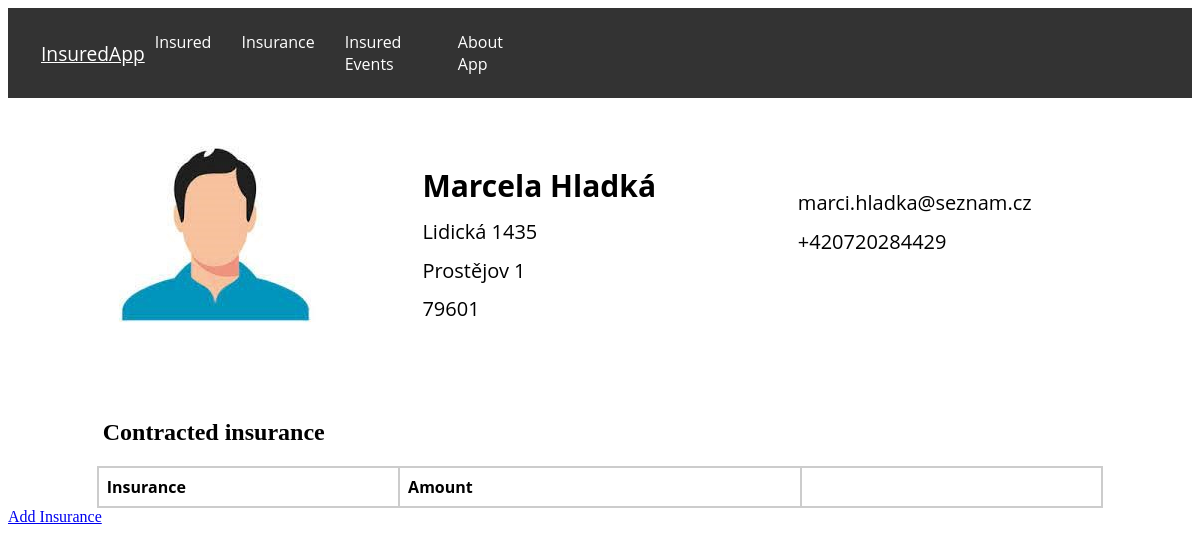
The app's page /insured/2/, older data.
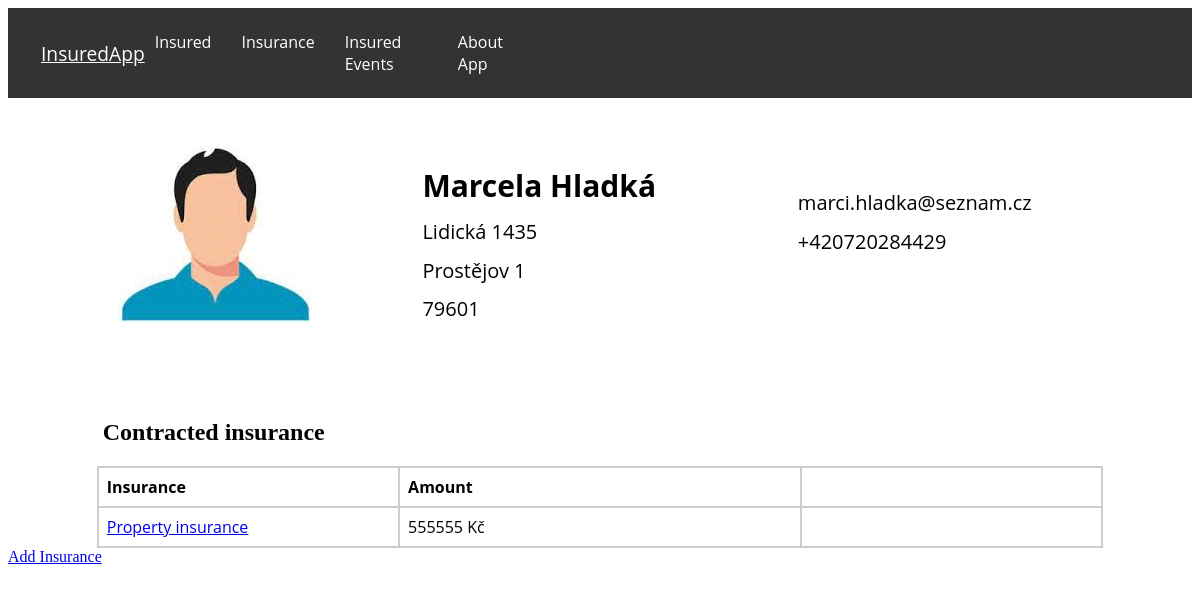
The same page, newer data.
### evidence/models.py (models this page shows, shortened)
class Insured(models.Model):
    user = models.ForeignKey(User, on_delete=models.CASCADE, related_name='insured', null=True)
    ROLE_CHOICES = (
        ('insurer', 'Insurer'),
        ('insured', 'Insured'),
    )
    first_name = models.CharField(max_length=100)
    profile_photo = models.ImageField(upload_to='profile_photos', blank=True, null=True)
    last_name = models.CharField(max_length=100)
    email = models.EmailField()
    role = models.CharField(max_length=10, choices=ROLE_CHOICES, null=True)
    street = models.CharField(max_length=100)
    city = models.CharField(max_length=64)
    zipcode = models.IntegerField()
    phone = models.CharField(max_length=16)

class Insurance(models.Model):
    INSURANCE_TYPE = (
        ('home', 'Home insurance'),
        ('car', 'Car insurance'),
        ('property', 'Property insurance'),
    )
    insurance = models.ManyToManyField(Insured, related_name='insurance')
    type = models.CharField(max_length=32, choices=INSURANCE_TYPE)
    subject = models.CharField(max_length=32)
    amount = models.IntegerField()
    valid_from = models.DateField()
    valid_until = models.DateField()

### evidence/views.py (the view)
# urls.py: path('insured/<int:insured_id>/', views.insured_detail, name='insured_detail'),
def insured_detail(request, insured_id):
    insured = get_object_or_404(Insured, pk=insured_id)
    return render(request, 'insured_detail.html', {'insured': insured, 'insured_id': insured_id})

### evidence/templates/insured_detail.html (shortened to what this page needs)
{% extends 'base.html' %}
{% load static %}
{% block content %}
    <div class="insured-info">
        <div class="thumbnail">
            {% if insured.profile_photo %}
                <img src="{{ insured.profile_photo.url }}" alt="Thumbnail">
            {% else %}
                <img src="{% static 'evidence/default_thumbnail.jpg' %}" alt="Default Thumbnail">
            {% endif %}
        </div>
        <div class="personal-info">
            <p class="name">{{ insured.first_name }} {{ insured.last_name }}</p>
            <p>{{ insured.street }}</p>
            <p>{{ insured.city }}</p>
            <p>{{ insured.zipcode }}</p>
        </div>
        <div class="contact-info">
            <p>{{ insured.email }}</p>
            <p>{{ insured.phone }}</p>
        </div>
    </div>
    <div class="insured-policies">
        <h2 class="insured-h">Contracted insurance</h2>
        <table class="policies-table">
            <thead>
                <tr>
                    <th>Insurance</th>
                    <th>Amount</th>
                    <th></th>
                </tr>
            </thead>
            <tbody>
            {% for policy in insured.insurance.all %}
                <tr>
                    <td><a href="{% url 'insurance_detail' insurance_id=policy.id %}">{{ policy.get_type_display }}</a></td>
                    <td>{{ policy.amount }} Kč</td>
                    <td></td>
                </tr>
            {% endfor %}
            </tbody>
        </table>
    </div>
    <a href="{% url 'add_insurance' insured_id=insured.id %}">Add Insurance</a>
{% endblock %}

### evidence/templates/base.html (shortened to what this page needs)
<!DOCTYPE html>
<html>
{% load static %}
<head>
    <link href="{% static 'css/style.css' %}" rel="stylesheet">
</head>
<body>
    <div class="navbar">
        <div class="navbar-logo">
            <a href="/">InsuredApp</a>
        </div>
        <div class="navbar-links">
            <a href="/insured/">Insured</a>
            <a href="/insurances/">Insurance</a>
            <a href="/events/">Insured Events</a>
            <a href="/about/">About App</a>
        </div>
    </div>
    <div class="content">
        {% block content %}{% endblock %}
    </div>
</body>
</html>

### static/css/style.css (style rules this page uses)
.navbar { background-color: #333; color: #fff; padding: 18px; display: flex; align-items: center; font-family: 'Open Sans', sans-serif; }
.navbar-logo { color: #fff; margin-right: auto; margin-left: 10px; font-size: 120%; }
.navbar-links { display: flex; margin-right: 55%; }
.navbar a { color: #fff; text-decoration: non margin-right: 10px; padding: 5px; }
.navbar-links a { color: #fff; text-decoration: none; margin-right: 20px; }
.insured-h, .insurances-h { margin-top: 5%; margin-left: 8%; }
.insured-table, .policies-table, .insurances-table { width: 85%; margin-top: 20px; margin-left: auto; margin-right: auto; border-collapse: collapse; font-family: 'Open Sans', sans-serif; }
.insured-table th, .insured-table td, .policies-table th, .policies-table td, .insurances-table th, .insurances-table td { padding: 8px; border: 2px solid #ccc; }
.policies-table th:nth-child(2), .policies-table td:nth-child(2) { width: 40%; }
.policies-table th:nth-child(1), .policies-table td:nth-child(1), .policies-table th:nth-child(3), .policies-table td:nth-child(3) { width: 30%; }
.insured-table th, .policies-table th { text-align: left; }
.insured-info { display: flex; align-items: flex-start; margin-top: 20px; font-family: 'Open Sans', sans-serif; }
.thumbnail { margin: 1% 0 0 8%; }
.personal-info { margin: 3% 0 0 8%; font-size: 20px; }
.personal-info p { margin: 5% 0; }
.contact-info { margin: 5% 0 0 10%; font-size: 20px; }
.contact-info p { margin: 5% 0 0 10%; }
.name { font-size: 1.5em; font-weight: bold; margin-bottom: 10px; }

Row changes from the older to the newer data that the page shows:
added Insurance: type "Property insurance", amount "555555"
